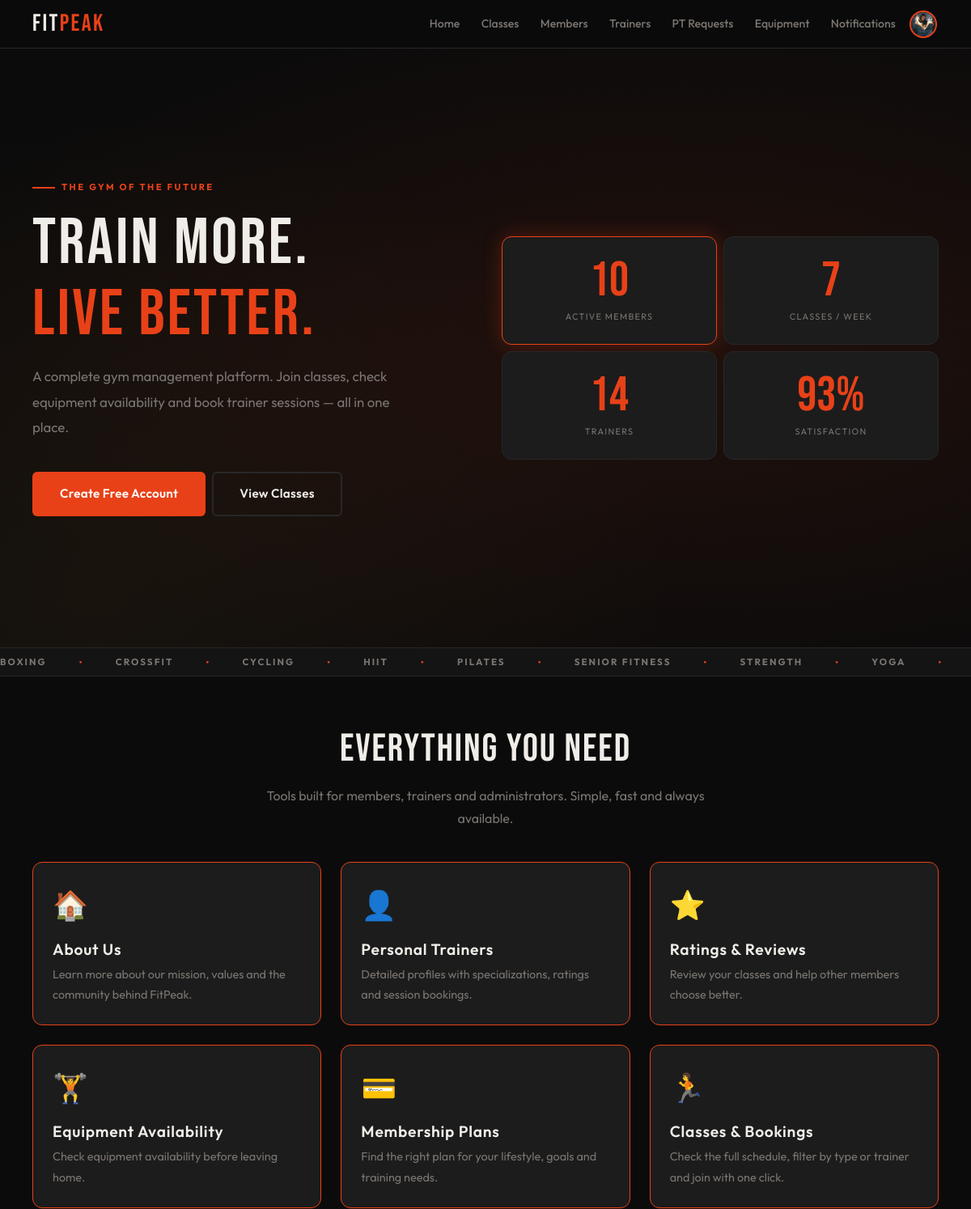
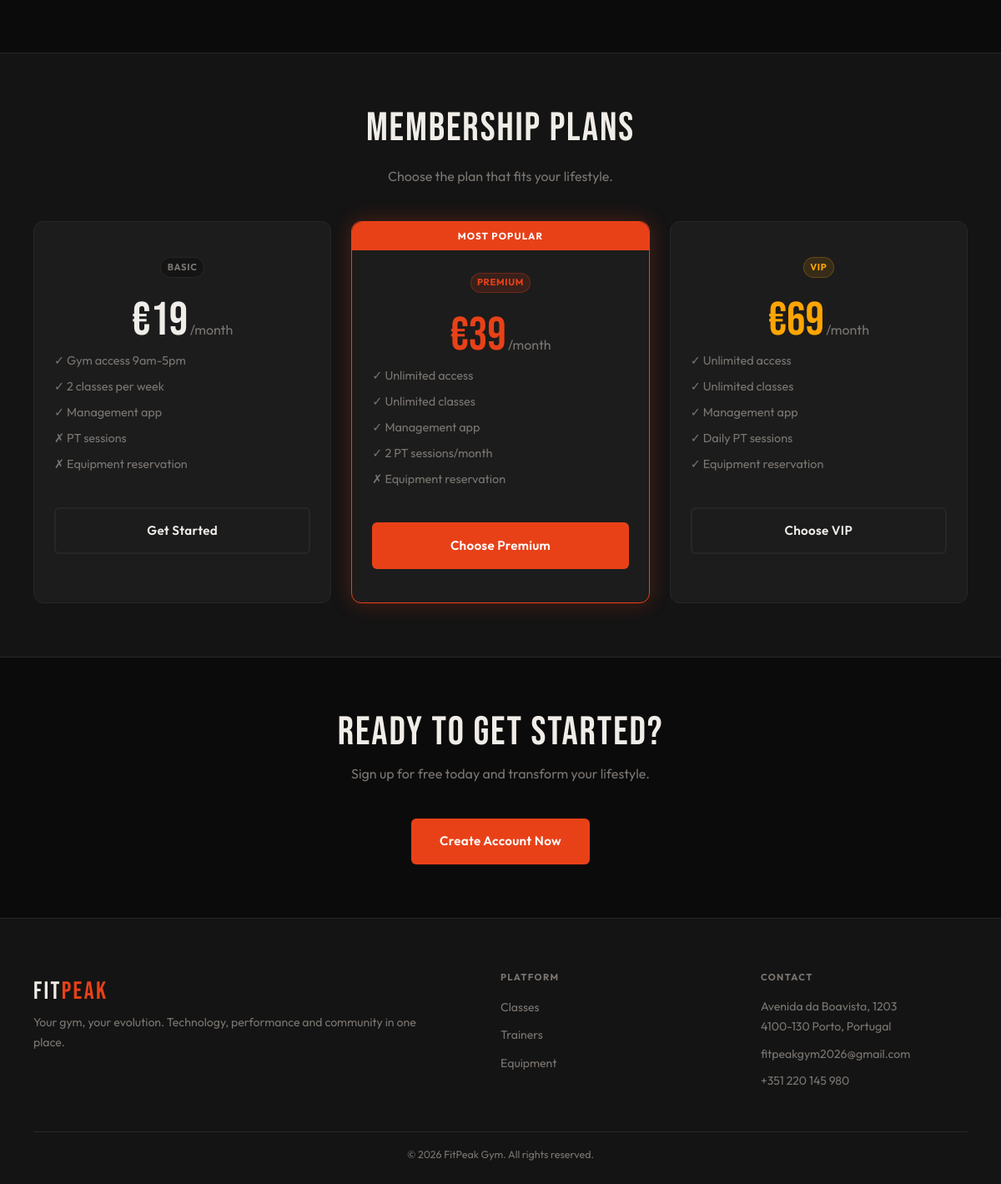
The app's page / (signed in) with its own data (2 pictures, top to bottom).
### tables this page shows
CREATE TABLE class_types (
    id          INTEGER PRIMARY KEY AUTOINCREMENT,
    name        TEXT    UNIQUE
                        NOT NULL,
    label       TEXT    NOT NULL,
    description TEXT,
    icon        TEXT,
    active      INTEGER NOT NULL
                        DEFAULT 1
);

### db/home.php (called while the page is built, shortened)
<?php
function getHomeClassTypes($pdo) {
    $stmt = $pdo->prepare("
        SELECT label
        FROM class_types
        WHERE active = 1
        ORDER BY label
    ");
    $stmt->execute();
    return $stmt->fetchAll(PDO::FETCH_ASSOC);
}
?>

### template/home.php (the view)
<?php
function outputStatsGrid($stats) { ?>
    <div class="stats-grid">
        <?php foreach ($stats as $stat): ?>
            <article class="stat-box">
                <p class="stat-number">
                    <?= htmlspecialchars((string)$stat['number']) ?><?= htmlspecialchars($stat['suffix']) ?>
                </p>
                <p class="stat-label">
                    <?= htmlspecialchars($stat['label']) ?>
                </p>
            </article>
        <?php endforeach; ?>
    </div>
<?php }
function outputClassTicker($classTypes) { ?>
    <section class="classes-section">
        <div class="ticker-track">
            <?php for ($i = 0; $i < 4; $i++): ?>
                <div class="ticker-group">
                    <?php foreach ($classTypes as $type): ?>
                        <span><?= htmlspecialchars($type['label']) ?></span><span>●</span>
                    <?php endforeach; ?>
                </div>
            <?php endfor; ?>
        </div>
    </section>
<?php }
function outputFeatureCard($icon, $title, $text, $link = null, $class = 'feature-card') {
    ?>
    <article class="<?= htmlspecialchars($class) ?>">
        <a href="<?= htmlspecialchars($link ?? '#') ?>" class="feature-card-link">
            <div class="feature-icon"><?= htmlspecialchars($icon) ?></div>
            <h3><?= htmlspecialchars($title) ?></h3>
            <p><?= htmlspecialchars($text) ?></p>
        </a>
    </article>
<?php }

### css/base.css (style rules this page uses)
:root { --bg: #0b0b0b; --surface: #141414; --card: #1c1c1c; --border: #272727; --accent: #e84118; --accent-glow: rgba(232, 65, 24, 0.28); --text: #f0ede8; --muted: #7a7571; --success: #2ed573; --warning: #ffa502; --danger: #ff4757; --info: #1e90ff; --ff-display: 'Bebas Neue', sans-serif; --ff-body: 'Outfit', sans-serif; --sp-xs: 0.25rem; --sp-sm: 0.5rem; --sp-md: 1rem; --sp-lg: clamp(1rem, 3vw, 1.5rem); --sp-xl: clamp(1.5rem, 5vw, 2.5rem); --sp-2xl: clamp(2rem, 7vw, 4rem); --nav-h: 60px; --r-sm: 6px; --r-md: 12px; --r-pill: 999px; --touch: 44px; --max-w: 1200px; --shadow-a: 0 0 24px var(--accent-glow); --t: 0.22s cubic-bezier(0.4, 0, 0.2, 1); }
*, *::before, *::after { box-sizing: border-box; margin: 0; padding: 0; }
html { font-size: 16px; scroll-behavior: smooth; -webkit-text-size-adjust: 100%; }
body { font-family: var(--ff-body); background: var(--bg); color: var(--text); line-height: 1.6; min-height: 100dvh; display: flex; flex-direction: column; overflow-x: hidden; }
a { color: inherit; text-decoration: none; }
h1, h2, h3, h4, h5, h6 { font-family: var(--ff-display); letter-spacing: 0.04em; line-height: 1.1; font-weight: 400; }
h3, h4 { font-size: clamp(1rem, 2.5vw, 1.2rem); font-family: var(--ff-body); font-weight: 600; }
p { line-height: 1.75; }

### css/pages/index.css (style rules this page uses)
.stats-grid { display: grid; grid-template-columns: 1fr 1fr; gap: var(--sp-sm); }
.stat-box { background: var(--card); border: 1px solid var(--border); border-radius: var(--r-md); padding: var(--sp-lg); text-align: center; transition: border-color var(--t), box-shadow var(--t); }
.stat-box:first-child { border-color: var(--accent); box-shadow: var(--shadow-a); }
.stat-number { font-family: var(--ff-display); font-size: clamp(2.5rem, 5vw, 3.8rem); color: var(--accent); line-height: 1; }
.stat-label { font-size: 0.68rem; color: var(--muted); text-transform: uppercase; letter-spacing: 0.12em; margin-top: 0.3rem; }
.classes-section { border-block: 1px solid var(--border); padding-block: var(--sp-sm); overflow: hidden; background: var(--surface); }
.ticker-track { display: flex; width: max-content; animation: scroll 24s linear infinite; }
.ticker-group { display: flex; align-items: center; gap: var(--sp-xl); padding-right: var(--sp-xl); }
.ticker-group span { font-size: 0.72rem; font-weight: 700; text-transform: uppercase; letter-spacing: 0.18em; color: var(--muted); white-space: nowrap; }
.ticker-group span:nth-child(even) { color: var(--accent); font-size: 0.4rem; }
.feature-card { background: var(--card); border: 1px solid var(--accent); border-radius: var(--r-md); padding: var(--sp-lg); transition: border-color var(--t), box-shadow var(--t), transform var(--t); }
.feature-icon { font-size: 2.2rem; margin-bottom: var(--sp-md); }
.feature-card h3 { margin-bottom: var(--sp-sm); }
.feature-card p:last-child { color: var(--muted); font-size: 0.9rem; }
.feature-card-link { display: block; color: inherit; text-decoration: none; height: 100%; }

### records on screen
class_types: label "BOXING"
class_types: label "CROSSFIT"
class_types: label "CYCLING"
class_types: label "HIIT"
class_types: label "PILATES"
class_types: label "SENIOR FITNESS"
class_types: label "STRENGTH"
class_types: label "YOGA"

### other values on screen
$stat['number'] "10"
$stat['label'] "ACTIVE MEMBERS"
$stat['number'] "7"
$stat['label'] "CLASSES / WEEK"
$stat['number'] "14"
$stat['label'] "TRAINERS"
$stat['number'] "93"
$stat['suffix'] "%"
$stat['label'] "SATISFACTION"
$icon "🏠 👤 ⭐ 🏋️ 💳 🏃"
$title "About Us Personal Trainers Ratings & Reviews Equipment Availability Membership Plans Classes & Bookings"
